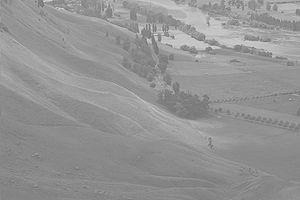
%> input picture lowContrast.jpg, 300 x 200 px
$ octave histContraststretch.m   (GNU Octave 9; MATLAB toolbox functions it lacks are replaced by stand-ins)
%> lines starting %> are read from the running program, lines starting %| are printed output that depends on the picture
% Read the image
A = double(imread('lowContrast.jpg'));
%> A: size 200x300 double; min 96, max 229, mean 147.7; mean of the top-left, top-right, bottom-left and bottom-right quarters 151.6, 158.1, 139, 142.2
% Get the size of the image
[r, c] = size(A);
%> r = 200; c = 300

% Find the minimum and maximum intensity values
rmin = min(min(A));
%> rmin = 96
rmax = max(max(A));
%> rmax = 229

% Compute the intensity difference
diff = rmax - rmin;
%> diff = 133

% Adjust the contrast of the image
B = uint8((double(A) - rmin) / diff * 255);
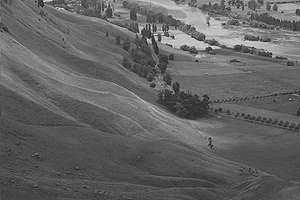
%> B: size 200x300 uint8; min 0, max 255, mean 99.2

% Display the original and adjusted images
figure;
subplot(2, 2, 1);
imshow(A);
title('Original Image');

subplot(2, 2, 2);
imshow(B, []);
title('Adjusted Image');

% Plot the histogram of the original image
subplot(2, 2, 3);
histogram(A(:), 'BinLimits', [0, 255], 'Normalization', 'probability');
title('Histogram of Original Image');
xlabel('Intensity Levels');
ylabel('Probability');

% Plot the histogram of the adjusted image
subplot(2, 2, 4);
histogram(B(:), 'BinLimits', [0, 255], 'Normalization', 'probability');
title('Histogram of Adjusted Image');
xlabel('Intensity Levels');
ylabel('Probability');
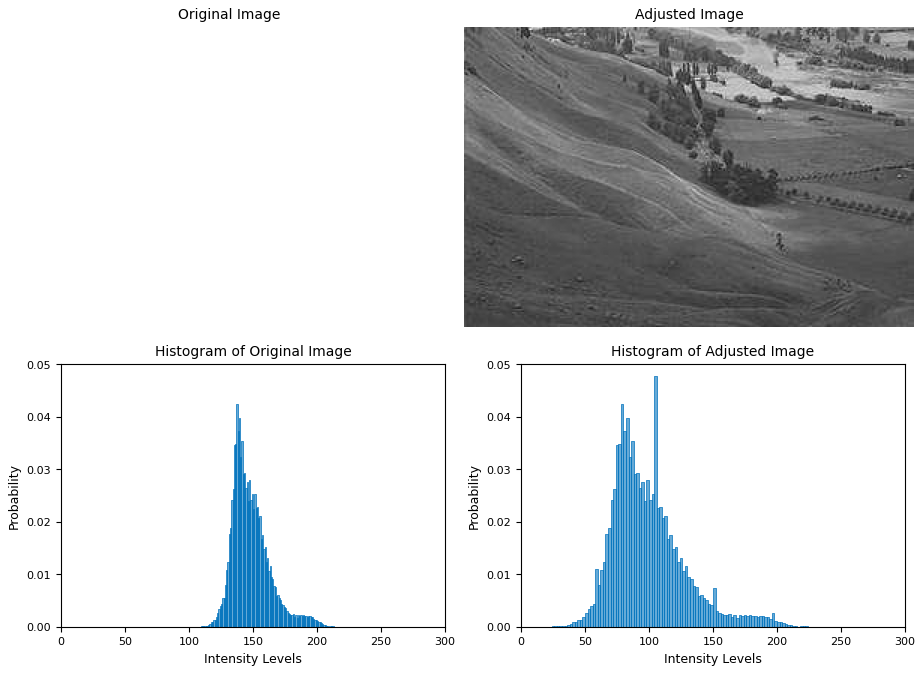
%> figure redrawn from the program's plot data, 4 panels
